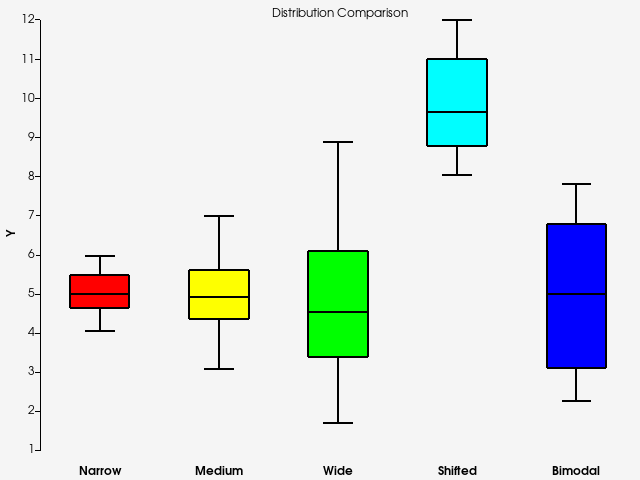

Python code for this plot:
#!/usr/bin/env python

# Box plot comparing five random distributions using a chart overlay on the
# VTK pipeline. Raw samples are summarised into quartiles before charting.

# Factory overrides: importing these modules registers the OpenGL rendering
# and interaction style implementations for vtkRenderingCore factory classes.
import vtkmodules.vtkInteractionStyle  # noqa: F401
import vtkmodules.vtkRenderingContextOpenGL2  # noqa: F401
import vtkmodules.vtkRenderingOpenGL2  # noqa: F401

# VTK pipeline classes used in this example
from vtkmodules.vtkChartsCore import vtkChartBox, vtkPlotBox
from vtkmodules.vtkCommonCore import (
    vtkFloatArray,
    vtkMinimalStandardRandomSequence,
)
from vtkmodules.vtkCommonDataModel import vtkTable
from vtkmodules.vtkFiltersStatistics import vtkComputeQuartiles
from vtkmodules.vtkRenderingContext2D import vtkContextActor
from vtkmodules.vtkRenderingCore import (
    vtkRenderWindow,
    vtkRenderWindowInteractor,
    vtkRenderer,
)

# Colors (normalized RGB)
white_smoke_rgb = (0.961, 0.961, 0.961)

# Data: generate five distributions with different spreads
rand_seq = vtkMinimalStandardRandomSequence()
rand_seq.SetSeed(42)

num_samples = 50
column_names = ["Narrow", "Medium", "Wide", "Shifted", "Bimodal"]
scales = [1.0, 2.0, 4.0, 2.0, 0.8]
offsets = [5.0, 5.0, 5.0, 10.0, 0.0]

raw_table = vtkTable()
arr_narrow = vtkFloatArray()
arr_narrow.SetName("Narrow")
raw_table.AddColumn(arr_narrow)
arr_medium = vtkFloatArray()
arr_medium.SetName("Medium")
raw_table.AddColumn(arr_medium)
arr_wide = vtkFloatArray()
arr_wide.SetName("Wide")
raw_table.AddColumn(arr_wide)
arr_shifted = vtkFloatArray()
arr_shifted.SetName("Shifted")
raw_table.AddColumn(arr_shifted)
arr_bimodal = vtkFloatArray()
arr_bimodal.SetName("Bimodal")
raw_table.AddColumn(arr_bimodal)

raw_table.SetNumberOfRows(num_samples)
for i in range(num_samples):
    for c, name in enumerate(column_names):
        if name == "Bimodal":
            center = 3.0 if (i % 2 == 0) else 7.0
            val = rand_seq.GetRangeValue(-scales[c], scales[c]) + center
        else:
            val = rand_seq.GetRangeValue(-scales[c], scales[c]) + offsets[c]
        rand_seq.Next()
        raw_table.SetValue(i, c, val)

# Statistics: compute quartile summaries from the raw samples
quartiles = vtkComputeQuartiles()
INPUT_DATA = 0  # INPUT_MODEL = 2
quartiles.SetInputData(INPUT_DATA, raw_table)
quartiles.Update()
box_table = quartiles.GetOutput()

# Chart: create a box plot from the quartile summary table
chart = vtkChartBox()
chart.SetTitle("Distribution Comparison")
chart.SetShowLegend(True)

plot = vtkPlotBox()
plot.SetInputData(box_table)
chart.SetPlot(plot)
chart.SetColumnVisibilityAll(True)

# ContextActor: overlay the chart on the normal VTK rendering pipeline
context_actor = vtkContextActor()
context_actor.GetScene().AddItem(chart)

# Renderer: assemble the scene
renderer = vtkRenderer()
renderer.SetBackground(white_smoke_rgb)
renderer.AddActor(context_actor)
context_actor.GetScene().SetRenderer(renderer)

# Window: display the rendered scene
render_window = vtkRenderWindow()
render_window.AddRenderer(renderer)
render_window.SetWindowName("box plot")
render_window.SetMultiSamples(0)
render_window.SetSize(640, 480)

# Interactor: handle mouse and keyboard events
render_window_interactor = vtkRenderWindowInteractor()
render_window_interactor.SetRenderWindow(render_window)

# Launch the interactive visualization
render_window_interactor.Initialize()
render_window_interactor.Start()
